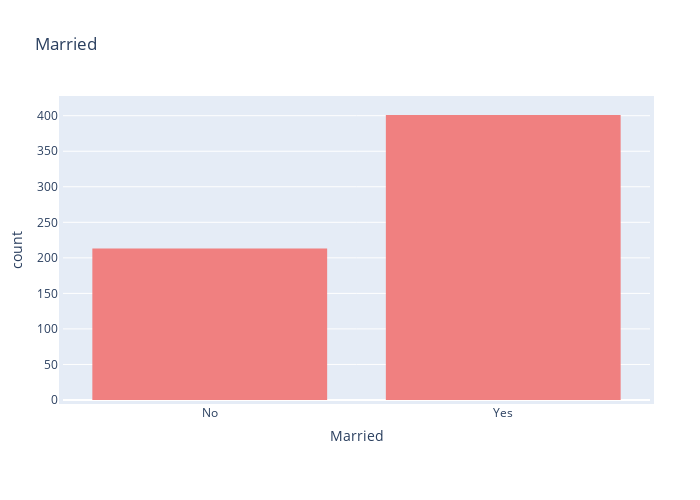

Notebook source saved alongside this figure:
### Code cell
# Create count plot of Marital status
fig = px.histogram(df_train, x="Married", title='Married')
fig.update_layout(
    autosize=False,
    width=700,
    height=500,
    margin=dict(
        l=50,
        r=50,
        b=100,
        t=100,
        pad=4
    ),
    # paper_bgcolor="LightSteelBlue",
)
fig.update_traces(marker=dict(color='lightcoral'))
fig.show()

### Figure 1 — Plotly figure (JSON) as saved in the notebook; plotly's stock layout.template omitted (floating-point values rounded to 4 significant figures; data arrays with more than 128 entries replaced by an {"elided": "..."} marker saying what was removed)
{"data": [{"alignmentgroup": "True", "bingroup": "x", "hovertemplate": "Married=%{x}<br>count=%{y}<extra></extra>", "legendgroup": "", "marker": {"color": "lightcoral", "pattern": {"shape": ""}}, "name": "", "offsetgroup": "", "orientation": "v", "showlegend": false, "type": "histogram", "x": {"elided": "614 str values"}, "xaxis": "x", "yaxis": "y"}], "layout": {"autosize": false, "barmode": "relative", "height": 500, "legend": {"tracegroupgap": 0}, "margin": {"b": 100, "l": 50, "pad": 4, "r": 50, "t": 100}, "title": {"text": "Married"}, "width": 700, "xaxis": {"anchor": "y", "domain": [0, 1], "title": {"text": "Married"}}, "yaxis": {"anchor": "x", "domain": [0, 1], "title": {"text": "count"}}}}
